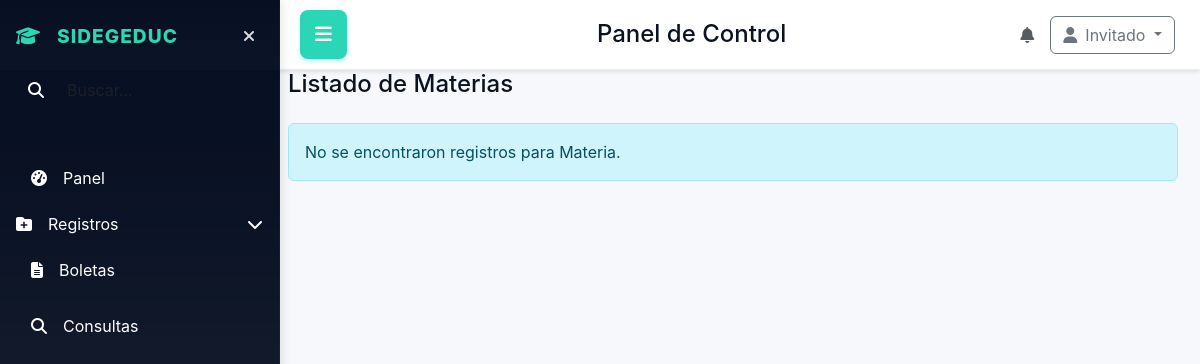
The page /consultas/materias on the database as committed earlier.
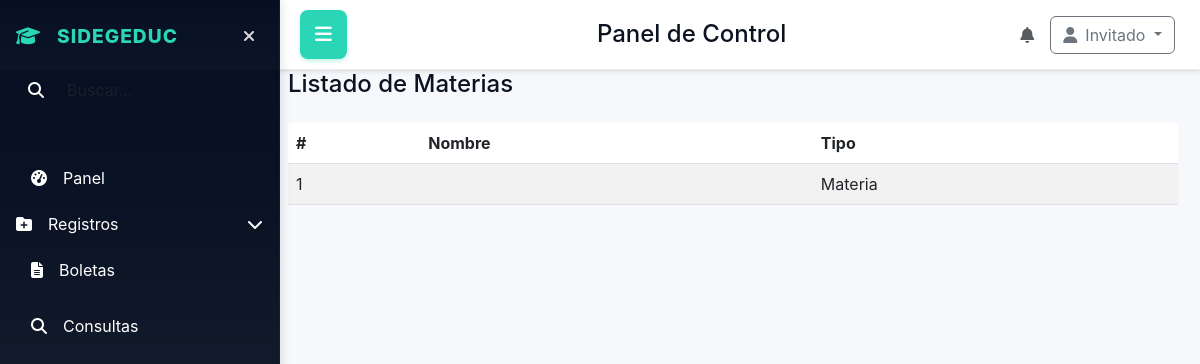
The same page on the database as committed later.
### database/models.py (models this page shows)
class Materias(db.Model):
    __tablename__ = 'materias'
    id_materia = db.Column(db.Integer, primary_key=True)
    nombre_materia = db.Column(db.String(100), unique=True, nullable=False)

### app.py (the view)
@app.route('/consultas/materias')
def consultas_materias():
    return manejar_la_vista_de.consultas_materias()

### app.py (called while the page is built)
@event.listens_for(Engine, "connect")
def set_sqlite_pragma(dbapi_connection, connection_record):
    if app.config['SQLALCHEMY_DATABASE_URI'].startswith("sqlite"):
        cursor = dbapi_connection.cursor()
        cursor.execute("PRAGMA foreign_keys=ON")
        cursor.close()

@app.context_processor
def inject_user_context():
    try:
        ctx = get_user_context(session)
    except Exception:
        ctx = {}
    return {
        'is_creator': ctx.get('is_creator', False),
        'developer_priv': ctx.get('developer_priv', False),
        'role_name': ctx.get('role_name'),
        'role_desc': ctx.get('role_desc'),
        'status': ctx.get('status'),
        'usuario': ctx.get('user')
    }

### utils/permissions.py (called while the page is built, shortened)
def get_user_context(session): #esto es la funcion que se reutiliza  para obtener el contexto del usuario desde la sesión
    user = None
    developer_priv = False
    current_user_id = None
    role_name = None
    role_desc = None
    status = None
    is_creator = False
    return {
        'user': user,
        'developer_priv': developer_priv,
        'current_user_id': current_user_id,
        'role_name': role_name,
        'role_desc': role_desc,
        'status': status,
        'is_creator': is_creator
    }

### utils/view_handlers.py (called while the page is built)
def compute_role_counts(ctx):
    try:
        if ctx.get('is_creator'):
            roles_count = Roles.query.count()
            users_q = db.session.query(Roles.nombre_rol, func.count(Usuarios.id_user)).join(Usuarios, Usuarios.id_rol == Roles.id_rol).group_by(Roles.id_rol).all()
        else:
            roles_count = Roles.query.filter(func.lower(func.trim(Roles.nombre_rol)) != 'creador').count()
            users_q = db.session.query(Roles.nombre_rol, func.count(Usuarios.id_user)).join(Usuarios, Usuarios.id_rol == Roles.id_rol).filter(func.lower(func.trim(Roles.nombre_rol)) != 'creador').group_by(Roles.id_rol).all()
        users_by_role = [{'role': r or 'Sin nombre', 'count': int(c)} for r, c in users_q]
    except Exception:
        roles_count = 0
        users_by_role = []
    return roles_count, users_by_role

### templates/home_panel/struct.html (shortened to what this page needs)
<!DOCTYPE html>
<html lang="en">
<head>
    <link href="https://cdn.jsdelivr.net/npm/bootstrap@5.3.0/dist/css/bootstrap.min.css" rel="stylesheet">
    <link rel="stylesheet" href="https://cdnjs.cloudflare.com/ajax/libs/font-awesome/6.4.0/css/all.min.css">
    <link rel="stylesheet" href="{{ url_for('static', filename='home_panel/home_panel.css') }}">
    <link rel="stylesheet" href="https://cdn.jsdelivr.net/npm/flatpickr/dist/themes/material_blue.css">
</head>
<body>
    <div class="app-layout">
        <aside class="sidebar" id="sidebar">
            <div class="p-3">
                <div class="d-flex align-items-center mb-3">
                    <div class="logo">
                        <i class="fas fa-graduation-cap me-2"></i>
                        SIDEGEDUC
                    </div>
                    <button id="sidebar-toggle" class="sidebar-toggle" aria-label="Ocultar sidebar">
                        <i class="fas fa-times"></i>
                    </button>
                </div>
                <div class="mb-3">
                    <div class="input-group">
                        <span class="input-group-text bg-transparent border-0">
                            <i class="fas fa-search text-white"></i>
                        </span>
                        <input class="form-control bg-transparent border-0 text-white" placeholder="Buscar..." aria-label="Buscar" style="box-shadow: none;">
                    </div>
                </div>
            </div>
            <nav class="p-3 flex-grow-1">
                <ul class="nav flex-column">
                    <li class="nav-item mb-2">
                        <a class="nav-link" href="{{ url_for('dashboard') }}">
                            <i class="fas fa-tachometer-alt me-3"></i>
                            <span>Panel</span>
                        </a>
                    </li>
                    <li class="nav-item mb-2">
                        <button class="nav-link btn btn-link text-start p-0 w-100" data-bs-toggle="collapse" data-bs-target="#registrosSub" aria-expanded="false">
                            <i class="fas fa-folder-plus me-3"></i>
                            <span>Registros</span>
                            <i class="fas fa-chevron-down ms-auto"></i>
                        </button>
                    </li>
                    <li class="nav-item mb-2">
                        <a class="nav-link" href="{{ url_for('boleta') }}">
                            <i class="fas fa-file-alt me-3"></i>
                            <span>Boletas</span>
                        </a>
                    </li>
                    <li class="nav-item mb-2">
                        <a class="nav-link" href="{{ url_for('consultas') }}">
                            <i class="fas fa-search me-3"></i>
                            <span>Consultas</span>
                        </a>
                    </li>
                </ul>
            </nav>
        </aside>
        <header class="topbar">
            <button id="menu-toggle" class="menu-toggle">
                <i class="fas fa-bars"></i>
            </button>
            <div class="d-flex align-items-center">
                <h1 class="h4 mb-0 ms-3">Panel de Control</h1>
            </div>
            <div class="d-flex align-items-center">
                <div class="me-3">
                    <i class="fas fa-bell text-muted"></i>
                </div>
                <div class="dropdown">
                    <button class="btn btn-outline-secondary dropdown-toggle" type="button" data-bs-toggle="dropdown">
                        <i class="fas fa-user me-2"></i>{{ usuario if usuario else 'Invitado' }}
                    </button>
                </div>
            </div>
        </header>
        <main class="content">
            {% if content_template %}
                {% include content_template %}
            {% endif %}
        </main>
    </div>
</body>
</html>

### templates/home_panel/consultas_personas_list.html
<div class="container-fluid" style="margin-top:48px;">
  <div class="row mb-3">
    <div class="col-12">
      <h4>{{ title }}</h4>
    </div>
  </div>
  <div class="row">
    <div class="col-12">
      {% if rows %}
      <table class="table table-striped">
        <thead>
          <tr><th>#</th><th>Nombre</th><th>Tipo</th></tr>
        </thead>
        <tbody>
          {% for r in rows %}
          <tr>
            <td>{{ loop.index }}</td>
            <td>{{ r.primer_nombre }} {% if r.segundo_nombre %}{{ r.segundo_nombre }}{% endif %} {{ r.primer_apellido }} {% if r.segundo_apellido %}{{ r.segundo_apellido }}{% endif %}</td>
            <td>{{ role_display }}</td>
          </tr>
          {% endfor %}
        </tbody>
      </table>
      {% else %}
      <div class="alert alert-info">No se encontraron registros para {{ role_display }}.</div>
      {% endif %}
    </div>
  </div>
</div>

### static/home_panel/home_panel.css (style rules this page uses)
:root { --panel-bg:#ffffff; --muted:#9aa4ad; --accent-1:#06a77d; --accent-2:#0b5f47; --glass:#f6fbfa; --card-border:#e9f4f2; --sidebar-start:#071023; --sidebar-end:#0f1724cc; --accent:#2bd6b6; --accent2:#00bfa5; --bg:#f6f8fb; }
.row { display:flex;gap:14px }
body { margin:0;font-family:Inter,system-ui,Arial;background:linear-gradient(180deg,#071023 0%, #071023 12%, #071023 12%, #f6f8fb 100%);color:#0b1220 }
.sidebar { width: 280px; background: linear-gradient(180deg,var(--sidebar-start),var(--sidebar-end)); color:#fff; padding:0; display:flex; flex-direction:column; border-right:1px solid rgba(255,255,255,0.04); transition: transform 0.3s cubic-bezier(.2,.9,.2,1); position: fixed; height: 100vh; overflow-y: auto; z-index: 1050; top: 0; left: 0; box-shadow: 2px 0 10px rgba(0,0,0,0.1); }
.logo { font-weight:800;font-size:1.2rem;letter-spacing:1px;color:var(--accent);display:flex;align-items:center;gap:8px }
.sidebar-toggle { background:transparent;border:none;color:rgba(255,255,255,0.85);padding:8px;border-radius:8px;cursor:pointer;margin-left:auto;transition: all 0.2s }
.nav-link { color: white !important;text-decoration: none;padding: 10px 15px;border-radius: 8px;margin-bottom: 4px;display: flex;align-items: center;width: 100%;transition: all .22s cubic-bezier(.2,.9,.2,1) }
.nav-link.btn-link { color: white !important;border: none;background: transparent;padding: 10px 15px }
.content { margin-left: 280px;padding:22px 22px 22px 8px;background: var(--bg); min-height: 100vh; transition: margin-left 0.3s cubic-bezier(.2,.9,.2,1); }
.content > .container-fluid { padding-left:0;padding-right:0 }
.content .container-fluid .row { margin-left:0;margin-right:0 }
.content .container-fluid [class*=col-] { padding-left:0;padding-right:0 }
.topbar { background: white; padding: 15px 25px 15px 300px; border-bottom: 1px solid #e9ecef; box-shadow: 0 2px 4px rgba(0,0,0,0.1); display: flex; justify-content: space-between; align-items: center; transition: margin-left 0.3s cubic-bezier(.2,.9,.2,1); position: fixed; top: 0; right: 0; left: 0; z-index: 1030; height: 70px; }
.menu-toggle { background: var(--accent); border: none; color: white; padding: 10px 15px; border-radius: 8px; cursor: pointer; font-size: 1.2rem; transition: all 0.2s; box-shadow: 0 2px 4px rgba(43,214,182,0.3); }

Rows that differ between the two databases and show on the page:
added Materias: role_display "Materia"
Other text that changed with them:
{{ role_display }}: "Materia" → (not shown)
text no longer shown: "No se encontraron registros para ."
text now shown: "# Nombre Tipo"
